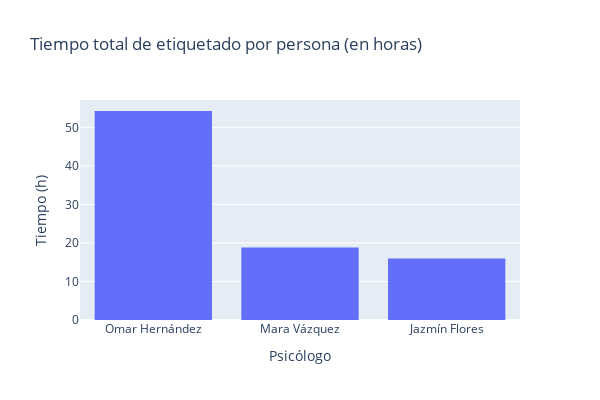

The cell this chart's notebook holds for it:
### Markdown cell above
## 4) Tiempo total de etiquetado por persona
Sumar lead_time de todos los audios, por persona, por semana.

Me falta agregarlo a los df.

### Code cell
lead_time = {} # tiempo total por persona
for k in psicologos.keys():
    data = psicologos[k]
    l = [] # lead_time de cada audio
    for i in range(len(data)):
        l.append(data[i]['annotations'][0]['lead_time'])
    lead_time[k] = sum(l)/3600.0
    
fig = px.histogram(x=lead_time.keys(), y=lead_time.values(), title='Tiempo total de etiquetado por persona (en horas)', width=600, height=400).update_xaxes(categoryorder="total descending")
fig.update_layout(xaxis_title="Psicólogo", yaxis_title="Tiempo (h)")
fig.show()

### Figure 1 — Plotly figure (JSON) as saved in the notebook; plotly's stock layout.template omitted (floating-point values rounded to 4 significant figures)
{"data": [{"alignmentgroup": "True", "bingroup": "x", "histfunc": "sum", "hovertemplate": "x=%{x}<br>sum of y=%{y}<extra></extra>", "legendgroup": "", "marker": {"color": "#636efa", "pattern": {"shape": ""}}, "name": "", "offsetgroup": "", "orientation": "v", "showlegend": false, "type": "histogram", "x": ["Jazmín Flores", "Mara Vázquez", "Omar Hernández"], "xaxis": "x", "y": [15.98, 18.82, 54.24], "yaxis": "y"}], "layout": {"barmode": "relative", "height": 400, "legend": {"tracegroupgap": 0}, "title": {"text": "Tiempo total de etiquetado por persona (en horas)"}, "width": 600, "xaxis": {"anchor": "y", "categoryorder": "total descending", "domain": [0, 1], "title": {"text": "Psicólogo"}}, "yaxis": {"anchor": "x", "domain": [0, 1], "title": {"text": "Tiempo (h)"}}}}
